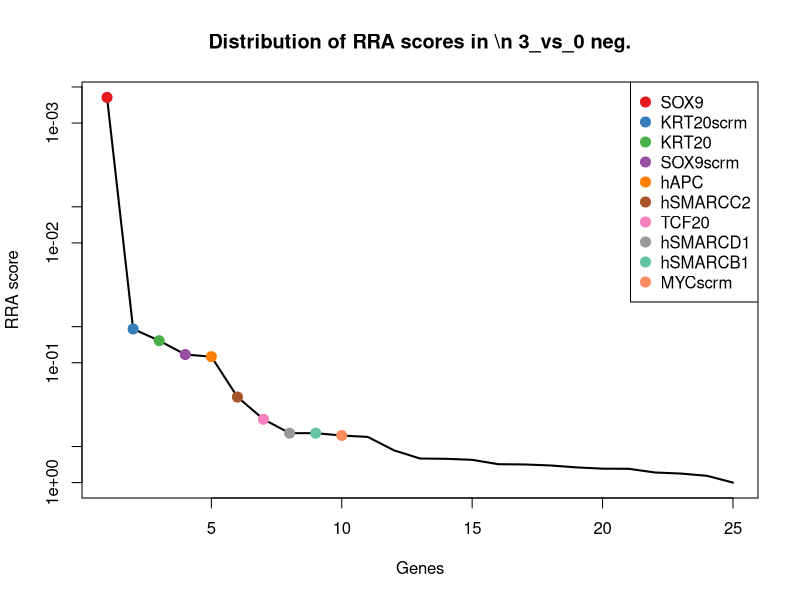
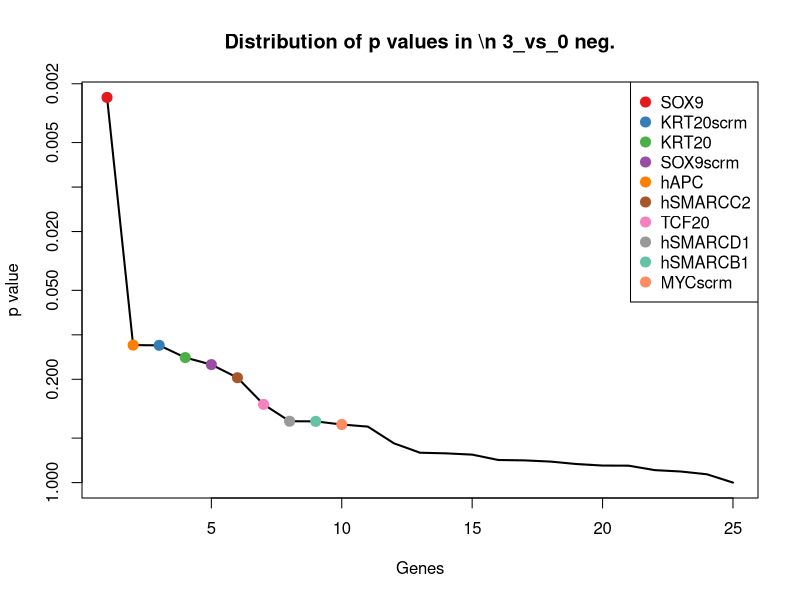
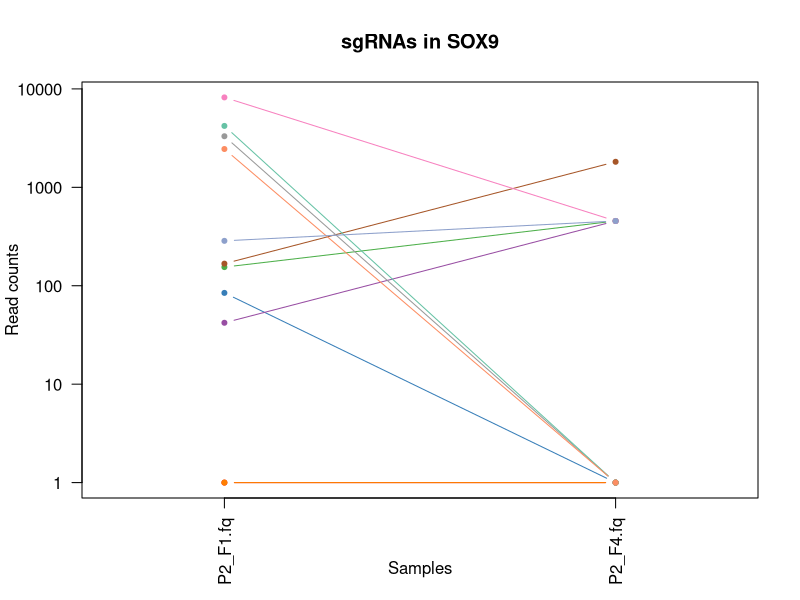
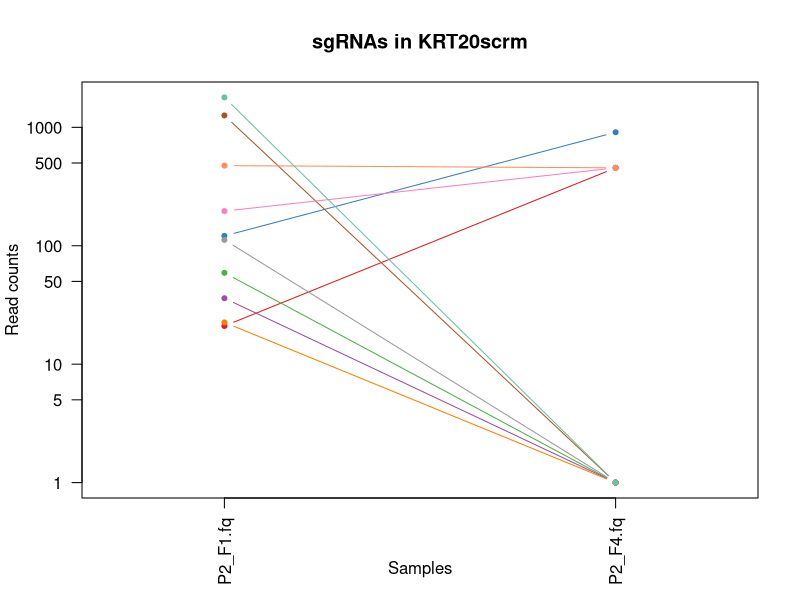
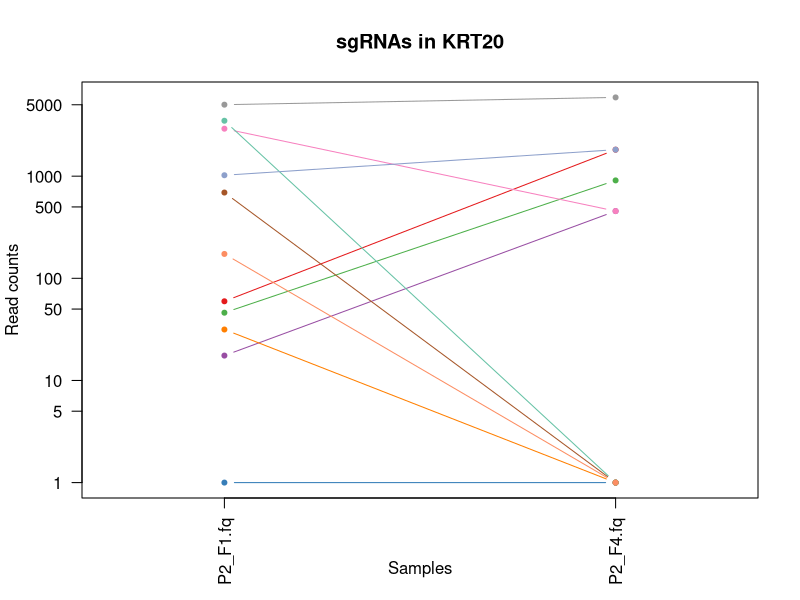
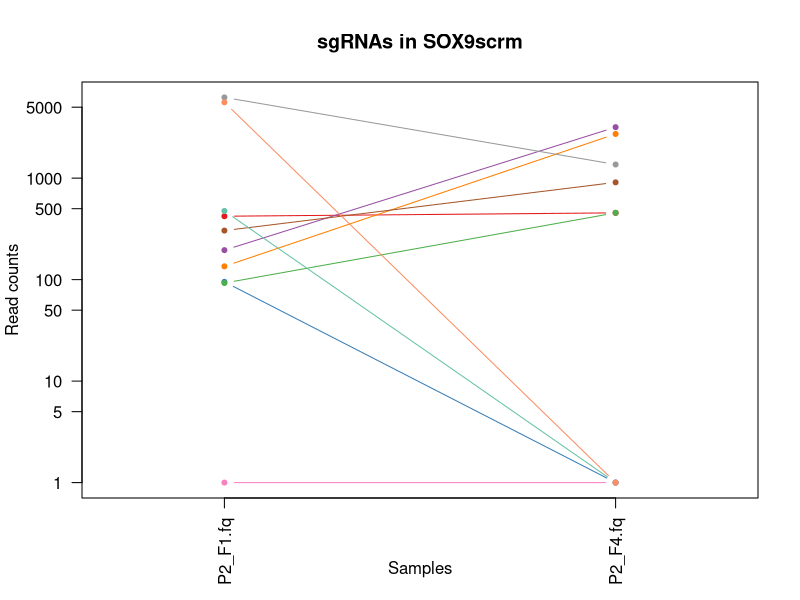
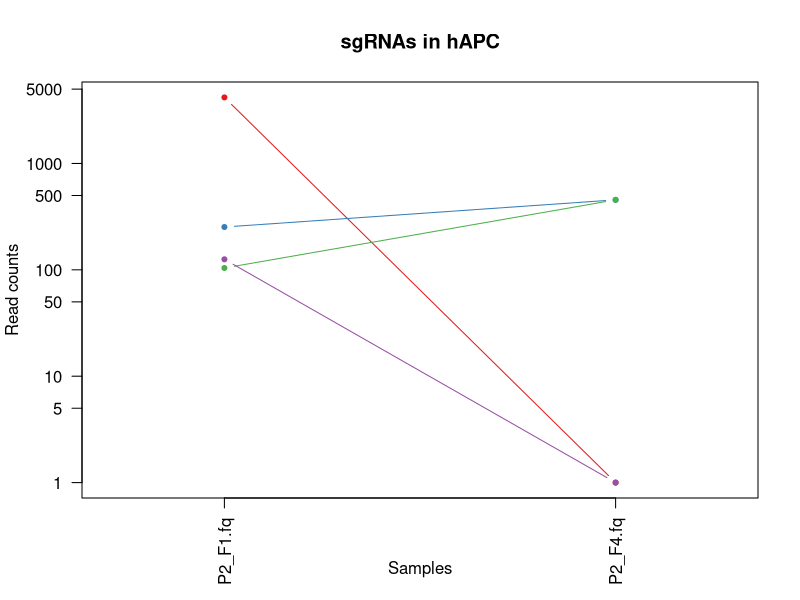
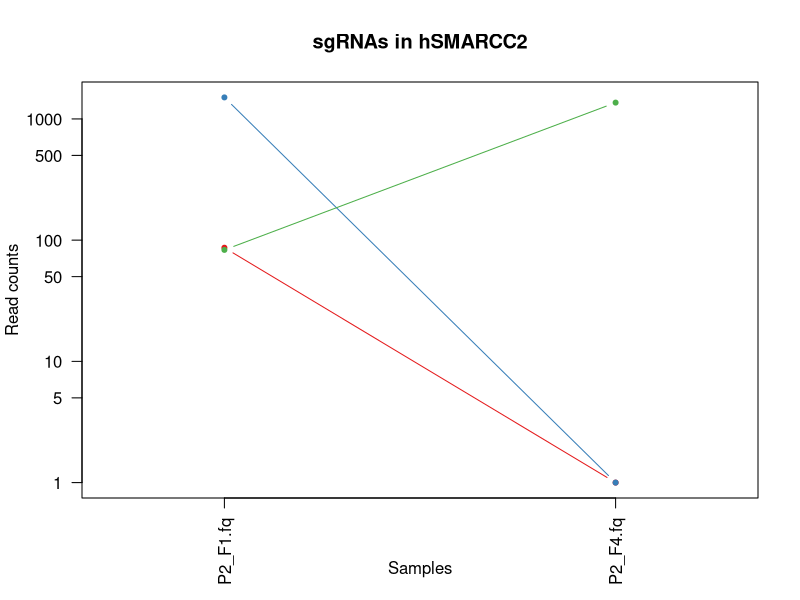

R code for these plots, in order: (Note: this script raises an error after producing the figures.)
pdf(file='P2_03_day3.pdf',width=4.5,height=4.5);
gstable=read.table('P2_03_day3.gene_summary.txt',header=T)
# 
#
# parameters
# Do not modify the variables beginning with "__"

# gstablename='__GENE_SUMMARY_FILE__'
startindex=3
# outputfile='__OUTPUT_FILE__'
targetgenelist=c("SOX9","KRT20scrm","KRT20","SOX9scrm","hAPC","hSMARCC2","TCF20","hSMARCD1","hSMARCB1","MYCscrm")
# samplelabel=sub('.\\w+.\\w+$','',colnames(gstable)[startindex]);
samplelabel='3_vs_0 neg.'


# You need to write some codes in front of this code:
# gstable=read.table(gstablename,header=T)
# pdf(file=outputfile,width=6,height=6)


# set up color using RColorBrewer
#library(RColorBrewer)
#colors <- brewer.pal(length(targetgenelist), "Set1")

colors=c( "#E41A1C", "#377EB8", "#4DAF4A", "#984EA3", "#FF7F00",  "#A65628", "#F781BF",
          "#999999", "#66C2A5", "#FC8D62", "#8DA0CB", "#E78AC3", "#A6D854", "#FFD92F", "#E5C494", "#B3B3B3", 
          "#8DD3C7", "#FFFFB3", "#BEBADA", "#FB8072", "#80B1D3", "#FDB462", "#B3DE69", "#FCCDE5",
          "#D9D9D9", "#BC80BD", "#CCEBC5", "#FFED6F")

######
# function definition

plotrankedvalues<-function(val, tglist, ...){
  
  plot(val,log='y',ylim=c(max(val),min(val)),type='l',lwd=2, ...)
  if(length(tglist)>0){
    for(i in 1:length(tglist)){
      targetgene=tglist[i];
      tx=which(names(val)==targetgene);ty=val[targetgene];
      points(tx,ty,col=colors[(i %% length(colors)) ],cex=2,pch=20)
      # text(tx+50,ty,targetgene,col=colors[i])
    }
    legend('topright',tglist,pch=20,pt.cex = 2,cex=1,col=colors)
  }
}



plotrandvalues<-function(val,targetgenelist, ...){
  # choose the one with the best distance distribution
  
  mindiffvalue=0;
  randval=val;
  for(i in 1:20){
    randval0=sample(val)
    vindex=sort(which(names(randval0) %in% targetgenelist))
    if(max(vindex)>0.9*length(val)){
      # print('pass...')
      next;
    }
    mindiffind=min(diff(vindex));
    if (mindiffind > mindiffvalue){
      mindiffvalue=mindiffind;
      randval=randval0;
      # print(paste('Diff: ',mindiffvalue))
    }
  }
  plot(randval,log='y',ylim=c(max(randval),min(randval)),pch=20,col='grey', ...)
  
  if(length(targetgenelist)>0){
    for(i in 1:length(targetgenelist)){
      targetgene=targetgenelist[i];
      tx=which(names(randval)==targetgene);ty=randval[targetgene];
      points(tx,ty,col=colors[(i %% length(colors)) ],cex=2,pch=20)
      text(tx+50,ty,targetgene,col=colors[i])
    }
  }
  
}




# set.seed(1235)



pvec=gstable[,startindex]
names(pvec)=gstable[,'id']
pvec=sort(pvec);

plotrankedvalues(pvec,targetgenelist,xlab='Genes',ylab='RRA score',main=paste('Distribution of RRA scores in \\n',samplelabel))

# plotrandvalues(pvec,targetgenelist,xlab='Genes',ylab='RRA score',main=paste('Distribution of RRA scores in \\n',samplelabel))


pvec=gstable[,startindex+1]
names(pvec)=gstable[,'id']
pvec=sort(pvec);

plotrankedvalues(pvec,targetgenelist,xlab='Genes',ylab='p value',main=paste('Distribution of p values in \\n',samplelabel))

# plotrandvalues(pvec,targetgenelist,xlab='Genes',ylab='p value',main=paste('Distribution of p values in \\n',samplelabel))



# you need to write after this code:
# dev.off()






# parameters
# Do not modify the variables beginning with "__"
targetmat=list(c(0.0,0.0),c(83.59205512282804,0.0),c(153.6692270820851,454.0326086956522),c(41.04520071899341,454.0326086956522),c(0.0,0.0),c(166.68355901737567,1816.1304347826087),c(8193.022504493709,454.0326086956522),c(3302.1364529658476,0.0),c(4204.630317555422,0.0),c(2449.1971599760336,0.0),c(284.81364889155185,454.0326086956522))
targetgene="SOX9"
collabel=c("P2_F1.fq","P2_F4.fq")

# set up color using RColorBrewer
#library(RColorBrewer)
#colors <- brewer.pal(length(targetgenelist), "Set1")

colors=c( "#E41A1C", "#377EB8", "#4DAF4A", "#984EA3", "#FF7F00",  "#A65628", "#F781BF",
          "#999999", "#66C2A5", "#FC8D62", "#8DA0CB", "#E78AC3", "#A6D854", "#FFD92F", "#E5C494", "#B3B3B3", 
          "#8DD3C7", "#FFFFB3", "#BEBADA", "#FB8072", "#80B1D3", "#FDB462", "#B3DE69", "#FCCDE5",
          "#D9D9D9", "#BC80BD", "#CCEBC5", "#FFED6F")


## code

targetmatvec=unlist(targetmat)+1
yrange=range(targetmatvec[targetmatvec>0]);
# yrange[1]=1; # set the minimum value to 1
for(i in 1:length(targetmat)){
  vali=targetmat[[i]]+1;
  if(i==1){
    plot(1:length(vali),vali,type='b',las=1,pch=20,main=paste('sgRNAs in',targetgene),ylab='Read counts',xlab='Samples',xlim=c(0.7,length(vali)+0.3),ylim = yrange,col=colors[(i %% length(colors))],xaxt='n',log='y')
    axis(1,at=1:length(vali),labels=(collabel),las=2)
    # lines(0:100,rep(1,101),col='black');
  }else{
    lines(1:length(vali),vali,type='b',pch=20,col=colors[(i %% length(colors))])
  }
}




# parameters
# Do not modify the variables beginning with "__"
targetmat=list(c(20.0220491312163,454.0326086956522),c(120.13229478729778,908.0652173913044),c(58.06394248052726,0.0),c(35.03858597962852,0.0),c(21.52370281605752,0.0),c(1259.3868903535051,0.0),c(195.2149790293589,454.0326086956522),c(111.12237267825046,0.0),c(1788.4695386458957,0.0),c(474.02201318154584,454.0326086956522))
targetgene="KRT20scrm"
collabel=c("P2_F1.fq","P2_F4.fq")

# set up color using RColorBrewer
#library(RColorBrewer)
#colors <- brewer.pal(length(targetgenelist), "Set1")

colors=c( "#E41A1C", "#377EB8", "#4DAF4A", "#984EA3", "#FF7F00",  "#A65628", "#F781BF",
          "#999999", "#66C2A5", "#FC8D62", "#8DA0CB", "#E78AC3", "#A6D854", "#FFD92F", "#E5C494", "#B3B3B3", 
          "#8DD3C7", "#FFFFB3", "#BEBADA", "#FB8072", "#80B1D3", "#FDB462", "#B3DE69", "#FCCDE5",
          "#D9D9D9", "#BC80BD", "#CCEBC5", "#FFED6F")


## code

targetmatvec=unlist(targetmat)+1
yrange=range(targetmatvec[targetmatvec>0]);
# yrange[1]=1; # set the minimum value to 1
for(i in 1:length(targetmat)){
  vali=targetmat[[i]]+1;
  if(i==1){
    plot(1:length(vali),vali,type='b',las=1,pch=20,main=paste('sgRNAs in',targetgene),ylab='Read counts',xlab='Samples',xlim=c(0.7,length(vali)+0.3),ylim = yrange,col=colors[(i %% length(colors))],xaxt='n',log='y')
    axis(1,at=1:length(vali),labels=(collabel),las=2)
    # lines(0:100,rep(1,101),col='black');
  }else{
    lines(1:length(vali),vali,type='b',pch=20,col=colors[(i %% length(colors))])
  }
}




# parameters
# Do not modify the variables beginning with "__"
targetmat=list(c(58.56449370880767,1816.1304347826087),c(0.0,0.0),c(45.04961054523667,908.0652173913044),c(16.518190533253446,454.0326086956522),c(30.533624925104853,0.0),c(690.2601437986818,0.0),c(2914.7098022768123,454.0326086956522),c(5010.017243858598,5902.423913043478),c(3486.839856201318,0.0),c(172.18962252846015,0.0),c(1020.1234032354704,1816.1304347826087))
targetgene="KRT20"
collabel=c("P2_F1.fq","P2_F4.fq")

# set up color using RColorBrewer
#library(RColorBrewer)
#colors <- brewer.pal(length(targetgenelist), "Set1")

colors=c( "#E41A1C", "#377EB8", "#4DAF4A", "#984EA3", "#FF7F00",  "#A65628", "#F781BF",
          "#999999", "#66C2A5", "#FC8D62", "#8DA0CB", "#E78AC3", "#A6D854", "#FFD92F", "#E5C494", "#B3B3B3", 
          "#8DD3C7", "#FFFFB3", "#BEBADA", "#FB8072", "#80B1D3", "#FDB462", "#B3DE69", "#FCCDE5",
          "#D9D9D9", "#BC80BD", "#CCEBC5", "#FFED6F")


## code

targetmatvec=unlist(targetmat)+1
yrange=range(targetmatvec[targetmatvec>0]);
# yrange[1]=1; # set the minimum value to 1
for(i in 1:length(targetmat)){
  vali=targetmat[[i]]+1;
  if(i==1){
    plot(1:length(vali),vali,type='b',las=1,pch=20,main=paste('sgRNAs in',targetgene),ylab='Read counts',xlab='Samples',xlim=c(0.7,length(vali)+0.3),ylim = yrange,col=colors[(i %% length(colors))],xaxt='n',log='y')
    axis(1,at=1:length(vali),labels=(collabel),las=2)
    # lines(0:100,rep(1,101),col='black');
  }else{
    lines(1:length(vali),vali,type='b',pch=20,col=colors[(i %% length(colors))])
  }
}




# parameters
# Do not modify the variables beginning with "__"
targetmat=list(c(420.46303175554226,454.0326086956522),c(94.1036309167166,0.0),c(91.60087477531457,454.0326086956522),c(194.21387657279809,3178.2282608695655),c(134.1477291791492,2724.195652173913),c(303.3340443379269,908.0652173913044),c(0.0,0.0),c(6245.878226482924,1362.0978260869565),c(474.02201318154584,0.0),c(5587.6533612941885,0.0))
targetgene="SOX9scrm"
collabel=c("P2_F1.fq","P2_F4.fq")

# set up color using RColorBrewer
#library(RColorBrewer)
#colors <- brewer.pal(length(targetgenelist), "Set1")

colors=c( "#E41A1C", "#377EB8", "#4DAF4A", "#984EA3", "#FF7F00",  "#A65628", "#F781BF",
          "#999999", "#66C2A5", "#FC8D62", "#8DA0CB", "#E78AC3", "#A6D854", "#FFD92F", "#E5C494", "#B3B3B3", 
          "#8DD3C7", "#FFFFB3", "#BEBADA", "#FB8072", "#80B1D3", "#FDB462", "#B3DE69", "#FCCDE5",
          "#D9D9D9", "#BC80BD", "#CCEBC5", "#FFED6F")


## code

targetmatvec=unlist(targetmat)+1
yrange=range(targetmatvec[targetmatvec>0]);
# yrange[1]=1; # set the minimum value to 1
for(i in 1:length(targetmat)){
  vali=targetmat[[i]]+1;
  if(i==1){
    plot(1:length(vali),vali,type='b',las=1,pch=20,main=paste('sgRNAs in',targetgene),ylab='Read counts',xlab='Samples',xlim=c(0.7,length(vali)+0.3),ylim = yrange,col=colors[(i %% length(colors))],xaxt='n',log='y')
    axis(1,at=1:length(vali),labels=(collabel),las=2)
    # lines(0:100,rep(1,101),col='black');
  }else{
    lines(1:length(vali),vali,type='b',pch=20,col=colors[(i %% length(colors))])
  }
}




# parameters
# Do not modify the variables beginning with "__"
targetmat=list(c(4177.600551228281,0.0),c(251.77726782504493,454.0326086956522),c(103.11355302576393,454.0326086956522),c(124.63725584182146,0.0))
targetgene="hAPC"
collabel=c("P2_F1.fq","P2_F4.fq")

# set up color using RColorBrewer
#library(RColorBrewer)
#colors <- brewer.pal(length(targetgenelist), "Set1")

colors=c( "#E41A1C", "#377EB8", "#4DAF4A", "#984EA3", "#FF7F00",  "#A65628", "#F781BF",
          "#999999", "#66C2A5", "#FC8D62", "#8DA0CB", "#E78AC3", "#A6D854", "#FFD92F", "#E5C494", "#B3B3B3", 
          "#8DD3C7", "#FFFFB3", "#BEBADA", "#FB8072", "#80B1D3", "#FDB462", "#B3DE69", "#FCCDE5",
          "#D9D9D9", "#BC80BD", "#CCEBC5", "#FFED6F")


## code

targetmatvec=unlist(targetmat)+1
yrange=range(targetmatvec[targetmatvec>0]);
# yrange[1]=1; # set the minimum value to 1
for(i in 1:length(targetmat)){
  vali=targetmat[[i]]+1;
  if(i==1){
    plot(1:length(vali),vali,type='b',las=1,pch=20,main=paste('sgRNAs in',targetgene),ylab='Read counts',xlab='Samples',xlim=c(0.7,length(vali)+0.3),ylim = yrange,col=colors[(i %% length(colors))],xaxt='n',log='y')
    axis(1,at=1:length(vali),labels=(collabel),las=2)
    # lines(0:100,rep(1,101),col='black');
  }else{
    lines(1:length(vali),vali,type='b',pch=20,col=colors[(i %% length(colors))])
  }
}




# parameters
# Do not modify the variables beginning with "__"
targetmat=list(c(85.59426003594967,0.0),c(1503.655889754344,0.0),c(82.09040143798681,1362.0978260869565))
targetgene="hSMARCC2"
collabel=c("P2_F1.fq","P2_F4.fq")

# set up color using RColorBrewer
#library(RColorBrewer)
#colors <- brewer.pal(length(targetgenelist), "Set1")

colors=c( "#E41A1C", "#377EB8", "#4DAF4A", "#984EA3", "#FF7F00",  "#A65628", "#F781BF",
          "#999999", "#66C2A5", "#FC8D62", "#8DA0CB", "#E78AC3", "#A6D854", "#FFD92F", "#E5C494", "#B3B3B3", 
          "#8DD3C7", "#FFFFB3", "#BEBADA", "#FB8072", "#80B1D3", "#FDB462", "#B3DE69", "#FCCDE5",
          "#D9D9D9", "#BC80BD", "#CCEBC5", "#FFED6F")


## code

targetmatvec=unlist(targetmat)+1
yrange=range(targetmatvec[targetmatvec>0]);
# yrange[1]=1; # set the minimum value to 1
for(i in 1:length(targetmat)){
  vali=targetmat[[i]]+1;
  if(i==1){
    plot(1:length(vali),vali,type='b',las=1,pch=20,main=paste('sgRNAs in',targetgene),ylab='Read counts',xlab='Samples',xlim=c(0.7,length(vali)+0.3),ylim = yrange,col=colors[(i %% length(colors))],xaxt='n',log='y')
    axis(1,at=1:length(vali),labels=(collabel),las=2)
    # lines(0:100,rep(1,101),col='black');
  }else{
    lines(1:length(vali),vali,type='b',pch=20,col=colors[(i %% length(colors))])
  }
}




# parameters
# Do not modify the variables beginning with "__"
targetmat=list(c(82.09040143798681,0.0),c(187.2061593768724,0.0))
targetgene="TCF20"
collabel=c("P2_F1.fq","P2_F4.fq")

# set up color using RColorBrewer
#library(RColorBrewer)
#colors <- brewer.pal(length(targetgenelist), "Set1")

colors=c( "#E41A1C", "#377EB8", "#4DAF4A", "#984EA3", "#FF7F00",  "#A65628", "#F781BF",
          "#999999", "#66C2A5", "#FC8D62", "#8DA0CB", "#E78AC3", "#A6D854", "#FFD92F", "#E5C494", "#B3B3B3", 
          "#8DD3C7", "#FFFFB3", "#BEBADA", "#FB8072", "#80B1D3", "#FDB462", "#B3DE69", "#FCCDE5",
          "#D9D9D9", "#BC80BD", "#CCEBC5", "#FFED6F")


## code

targetmatvec=unlist(targetmat)+1
yrange=range(targetmatvec[targetmatvec>0]);
# yrange[1]=1; # set the minimum value to 1
for(i in 1:length(targetmat)){
  vali=targetmat[[i]]+1;
  if(i==1){
    plot(1:length(vali),vali,type='b',las=1,pch=20,main=paste('sgRNAs in',targetgene),ylab='Read counts',xlab='Samples',xlim=c(0.7,length(vali)+0.3),ylim = yrange,col=colors[(i %% length(colors))],xaxt='n',log='y')
    axis(1,at=1:length(vali),labels=(collabel),las=2)
    # lines(0:100,rep(1,101),col='black');
  }else{
    lines(1:length(vali),vali,type='b',pch=20,col=colors[(i %% length(colors))])
  }
}




# parameters
# Do not modify the variables beginning with "__"
targetmat=list(c(634.1984062312762,0.0),c(63.069454763331336,0.0),c(91.60087477531457,908.0652173913044),c(94.1036309167166,0.0))
targetgene="hSMARCD1"
collabel=c("P2_F1.fq","P2_F4.fq")

# set up color using RColorBrewer
#library(RColorBrewer)
#colors <- brewer.pal(length(targetgenelist), "Set1")

colors=c( "#E41A1C", "#377EB8", "#4DAF4A", "#984EA3", "#FF7F00",  "#A65628", "#F781BF",
          "#999999", "#66C2A5", "#FC8D62", "#8DA0CB", "#E78AC3", "#A6D854", "#FFD92F", "#E5C494", "#B3B3B3", 
          "#8DD3C7", "#FFFFB3", "#BEBADA", "#FB8072", "#80B1D3", "#FDB462", "#B3DE69", "#FCCDE5",
          "#D9D9D9", "#BC80BD", "#CCEBC5", "#FFED6F")


## code

targetmatvec=unlist(targetmat)+1
yrange=range(targetmatvec[targetmatvec>0]);
# yrange[1]=1; # set the minimum value to 1
for(i in 1:length(targetmat)){
  vali=targetmat[[i]]+1;
  if(i==1){
    plot(1:length(vali),vali,type='b',las=1,pch=20,main=paste('sgRNAs in',targetgene),ylab='Read counts',xlab='Samples',xlim=c(0.7,length(vali)+0.3),ylim = yrange,col=colors[(i %% length(colors))],xaxt='n',log='y')
    axis(1,at=1:length(vali),labels=(collabel),las=2)
    # lines(0:100,rep(1,101),col='black');
  }else{
    lines(1:length(vali),vali,type='b',pch=20,col=colors[(i %% length(colors))])
  }
}




# parameters
# Do not modify the variables beginning with "__"
targetmat=list(c(39.54354703415219,0.0),c(63.069454763331336,0.0))
targetgene="hSMARCB1"
collabel=c("P2_F1.fq","P2_F4.fq")

# set up color using RColorBrewer
#library(RColorBrewer)
#colors <- brewer.pal(length(targetgenelist), "Set1")

colors=c( "#E41A1C", "#377EB8", "#4DAF4A", "#984EA3", "#FF7F00",  "#A65628", "#F781BF",
          "#999999", "#66C2A5", "#FC8D62", "#8DA0CB", "#E78AC3", "#A6D854", "#FFD92F", "#E5C494", "#B3B3B3", 
          "#8DD3C7", "#FFFFB3", "#BEBADA", "#FB8072", "#80B1D3", "#FDB462", "#B3DE69", "#FCCDE5",
          "#D9D9D9", "#BC80BD", "#CCEBC5", "#FFED6F")


## code

targetmatvec=unlist(targetmat)+1
yrange=range(targetmatvec[targetmatvec>0]);
# yrange[1]=1; # set the minimum value to 1
for(i in 1:length(targetmat)){
  vali=targetmat[[i]]+1;
  if(i==1){
    plot(1:length(vali),vali,type='b',las=1,pch=20,main=paste('sgRNAs in',targetgene),ylab='Read counts',xlab='Samples',xlim=c(0.7,length(vali)+0.3),ylim = yrange,col=colors[(i %% length(colors))],xaxt='n',log='y')
    axis(1,at=1:length(vali),labels=(collabel),las=2)
    # lines(0:100,rep(1,101),col='black');
  }else{
    lines(1:length(vali),vali,type='b',pch=20,col=colors[(i %% length(colors))])
  }
}




# parameters
# Do not modify the variables beginning with "__"
targetmat=list(c(718.2910125823847,454.0326086956522))
targetgene="MYCscrm"
collabel=c("P2_F1.fq","P2_F4.fq")

# set up color using RColorBrewer
#library(RColorBrewer)
#colors <- brewer.pal(length(targetgenelist), "Set1")

colors=c( "#E41A1C", "#377EB8", "#4DAF4A", "#984EA3", "#FF7F00",  "#A65628", "#F781BF",
          "#999999", "#66C2A5", "#FC8D62", "#8DA0CB", "#E78AC3", "#A6D854", "#FFD92F", "#E5C494", "#B3B3B3", 
          "#8DD3C7", "#FFFFB3", "#BEBADA", "#FB8072", "#80B1D3", "#FDB462", "#B3DE69", "#FCCDE5",
          "#D9D9D9", "#BC80BD", "#CCEBC5", "#FFED6F")


## code

targetmatvec=unlist(targetmat)+1
yrange=range(targetmatvec[targetmatvec>0]);
# yrange[1]=1; # set the minimum value to 1
for(i in 1:length(targetmat)){
  vali=targetmat[[i]]+1;
  if(i==1){
    plot(1:length(vali),vali,type='b',las=1,pch=20,main=paste('sgRNAs in',targetgene),ylab='Read counts',xlab='Samples',xlim=c(0.7,length(vali)+0.3),ylim = yrange,col=colors[(i %% length(colors))],xaxt='n',log='y')
    axis(1,at=1:length(vali),labels=(collabel),las=2)
    # lines(0:100,rep(1,101),col='black');
  }else{
    lines(1:length(vali),vali,type='b',pch=20,col=colors[(i %% length(colors))])
  }
}



# 
#
# parameters
# Do not modify the variables beginning with "__"

# gstablename='__GENE_SUMMARY_FILE__'
startindex=9
# outputfile='__OUTPUT_FILE__'
targetgenelist=c("GFP","hSATB1","GFPscrm","mKatescrm","KRT20","hSMARCC1","LGR5","hSMARCA4","MYC","hSATB2")
# samplelabel=sub('.\\w+.\\w+$','',colnames(gstable)[startindex]);
samplelabel='3_vs_0 pos.'


# You need to write some codes in front of this code:
# gstable=read.table(gstablename,header=T)
# pdf(file=outputfile,width=6,height=6)


# set up color using RColorBrewer
#library(RColorBrewer)
#colors <- brewer.pal(length(targetgenelist), "Set1")

colors=c( "#E41A1C", "#377EB8", "#4DAF4A", "#984EA3", "#FF7F00",  "#A65628", "#F781BF",
          "#999999", "#66C2A5", "#FC8D62", "#8DA0CB", "#E78AC3", "#A6D854", "#FFD92F", "#E5C494", "#B3B3B3", 
          "#8DD3C7", "#FFFFB3", "#BEBADA", "#FB8072", "#80B1D3", "#FDB462", "#B3DE69", "#FCCDE5",
          "#D9D9D9", "#BC80BD", "#CCEBC5", "#FFED6F")

######
# function definition

plotrankedvalues<-function(val, tglist, ...){
  
  plot(val,log='y',ylim=c(max(val),min(val)),type='l',lwd=2, ...)
  if(length(tglist)>0){
    for(i in 1:length(tglist)){
      targetgene=tglist[i];
      tx=which(names(val)==targetgene);ty=val[targetgene];
      points(tx,ty,col=colors[(i %% length(colors)) ],cex=2,pch=20)
      # text(tx+50,ty,targetgene,col=colors[i])
    }
    legend('topright',tglist,pch=20,pt.cex = 2,cex=1,col=colors)
  }
}



plotrandvalues<-function(val,targetgenelist, ...){
  # choose the one with the best distance distribution
  
  mindiffvalue=0;
  randval=val;
  for(i in 1:20){
    randval0=sample(val)
    vindex=sort(which(names(randval0) %in% targetgenelist))
    if(max(vindex)>0.9*length(val)){
      # print('pass...')
      next;
    }
    mindiffind=min(diff(vindex));
    if (mindiffind > mindiffvalue){
      mindiffvalue=mindiffind;
      randval=randval0;
      # print(paste('Diff: ',mindiffvalue))
    }
  }
  plot(randval,log='y',ylim=c(max(randval),min(randval)),pch=20,col='grey', ...)
  
  if(length(targetgenelist)>0){
    for(i in 1:length(targetgenelist)){
      targetgene=targetgenelist[i];
      tx=which(names(randval)==targetgene);ty=randval[targetgene];
      points(tx,ty,col=colors[(i %% length(colors)) ],cex=2,pch=20)
      text(tx+50,ty,targetgene,col=colors[i])
    }
  }
  
}




# set.seed(1235)



pvec=gstable[,startindex]
names(pvec)=gstable[,'id']
pvec=sort(pvec);

plotrankedvalues(pvec,targetgenelist,xlab='Genes',ylab='RRA score',main=paste('Distribution of RRA scores in \\n',samplelabel))

# plotrandvalues(pvec,targetgenelist,xlab='Genes',ylab='RRA score',main=paste('Distribution of RRA scores in \\n',samplelabel))


pvec=gstable[,startindex+1]
names(pvec)=gstable[,'id']
pvec=sort(pvec);

plotrankedvalues(pvec,targetgenelist,xlab='Genes',ylab='p value',main=paste('Distribution of p values in \\n',samplelabel))

# plotrandvalues(pvec,targetgenelist,xlab='Genes',ylab='p value',main=paste('Distribution of p values in \\n',samplelabel))



# you need to write after this code:
# dev.off()






# parameters
# Do not modify the variables beginning with "__"
targetmat=list(c(72.07937687237867,454.0326086956522),c(146.66150988615937,0.0),c(36.03968843618934,454.0326086956522),c(86.09481126423007,1362.0978260869565),c(11.012127022168963,454.0326086956522),c(0.0,0.0),c(32.035278609946076,908.0652173913044),c(0.0,0.0),c(28.531420011983222,908.0652173913044),c(58.56449370880767,454.0326086956522),c(112.12347513481126,2270.163043478261),c(86.59536249251049,908.0652173913044))
targetgene="GFP"
collabel=c("P2_F1.fq","P2_F4.fq")

# set up color using RColorBrewer
#library(RColorBrewer)
#colors <- brewer.pal(length(targetgenelist), "Set1")

colors=c( "#E41A1C", "#377EB8", "#4DAF4A", "#984EA3", "#FF7F00",  "#A65628", "#F781BF",
          "#999999", "#66C2A5", "#FC8D62", "#8DA0CB", "#E78AC3", "#A6D854", "#FFD92F", "#E5C494", "#B3B3B3", 
          "#8DD3C7", "#FFFFB3", "#BEBADA", "#FB8072", "#80B1D3", "#FDB462", "#B3DE69", "#FCCDE5",
          "#D9D9D9", "#BC80BD", "#CCEBC5", "#FFED6F")


## code

targetmatvec=unlist(targetmat)+1
yrange=range(targetmatvec[targetmatvec>0]);
# yrange[1]=1; # set the minimum value to 1
for(i in 1:length(targetmat)){
  vali=targetmat[[i]]+1;
  if(i==1){
    plot(1:length(vali),vali,type='b',las=1,pch=20,main=paste('sgRNAs in',targetgene),ylab='Read counts',xlab='Samples',xlim=c(0.7,length(vali)+0.3),ylim = yrange,col=colors[(i %% length(colors))],xaxt='n',log='y')
    axis(1,at=1:length(vali),labels=(collabel),las=2)
    # lines(0:100,rep(1,101),col='black');
  }else{
    lines(1:length(vali),vali,type='b',pch=20,col=colors[(i %% length(colors))])
  }
}




# parameters
# Do not modify the variables beginning with "__"
targetmat=list(c(26.028663870581187,0.0),c(65.07165967645297,2270.163043478261),c(28.531420011983222,0.0))
targetgene="hSATB1"
collabel=c("P2_F1.fq","P2_F4.fq")

# set up color using RColorBrewer
#library(RColorBrewer)
#colors <- brewer.pal(length(targetgenelist), "Set1")

colors=c( "#E41A1C", "#377EB8", "#4DAF4A", "#984EA3", "#FF7F00",  "#A65628", "#F781BF",
          "#999999", "#66C2A5", "#FC8D62", "#8DA0CB", "#E78AC3", "#A6D854", "#FFD92F", "#E5C494", "#B3B3B3", 
          "#8DD3C7", "#FFFFB3", "#BEBADA", "#FB8072", "#80B1D3", "#FDB462", "#B3DE69", "#FCCDE5",
          "#D9D9D9", "#BC80BD", "#CCEBC5", "#FFED6F")


## code

targetmatvec=unlist(targetmat)+1
yrange=range(targetmatvec[targetmatvec>0]);
# yrange[1]=1; # set the minimum value to 1
for(i in 1:length(targetmat)){
  vali=targetmat[[i]]+1;
  if(i==1){
    plot(1:length(vali),vali,type='b',las=1,pch=20,main=paste('sgRNAs in',targetgene),ylab='Read counts',xlab='Samples',xlim=c(0.7,length(vali)+0.3),ylim = yrange,col=colors[(i %% length(colors))],xaxt='n',log='y')
    axis(1,at=1:length(vali),labels=(collabel),las=2)
    # lines(0:100,rep(1,101),col='black');
  }else{
    lines(1:length(vali),vali,type='b',pch=20,col=colors[(i %% length(colors))])
  }
}




# parameters
# Do not modify the variables beginning with "__"
targetmat=list(c(235.7596285200719,0.0),c(47.0518154583583,0.0),c(159.17529059316956,454.0326086956522),c(81.089298981426,0.0),c(69.07606950269623,454.0326086956522),c(31.03417615338526,454.0326086956522),c(61.56780107849011,454.0326086956522),c(47.552366686638706,454.0326086956522),c(34.037483523067706,454.0326086956522),c(66.57331336129418,908.0652173913044))
targetgene="GFPscrm"
collabel=c("P2_F1.fq","P2_F4.fq")

# set up color using RColorBrewer
#library(RColorBrewer)
#colors <- brewer.pal(length(targetgenelist), "Set1")

colors=c( "#E41A1C", "#377EB8", "#4DAF4A", "#984EA3", "#FF7F00",  "#A65628", "#F781BF",
          "#999999", "#66C2A5", "#FC8D62", "#8DA0CB", "#E78AC3", "#A6D854", "#FFD92F", "#E5C494", "#B3B3B3", 
          "#8DD3C7", "#FFFFB3", "#BEBADA", "#FB8072", "#80B1D3", "#FDB462", "#B3DE69", "#FCCDE5",
          "#D9D9D9", "#BC80BD", "#CCEBC5", "#FFED6F")


## code

targetmatvec=unlist(targetmat)+1
yrange=range(targetmatvec[targetmatvec>0]);
# yrange[1]=1; # set the minimum value to 1
for(i in 1:length(targetmat)){
  vali=targetmat[[i]]+1;
  if(i==1){
    plot(1:length(vali),vali,type='b',las=1,pch=20,main=paste('sgRNAs in',targetgene),ylab='Read counts',xlab='Samples',xlim=c(0.7,length(vali)+0.3),ylim = yrange,col=colors[(i %% length(colors))],xaxt='n',log='y')
    axis(1,at=1:length(vali),labels=(collabel),las=2)
    # lines(0:100,rep(1,101),col='black');
  }else{
    lines(1:length(vali),vali,type='b',pch=20,col=colors[(i %% length(colors))])
  }
}




# parameters
# Do not modify the variables beginning with "__"
targetmat=list(c(65.07165967645297,0.0),c(16.518190533253446,454.0326086956522),c(110.62182144997004,0.0),c(236.76073097663271,908.0652173913044),c(56.56228879568604,0.0),c(25.027561414020372,454.0326086956522),c(16.518190533253446,0.0),c(29.532522468544038,0.0),c(51.05622528460156,908.0652173913044),c(32.035278609946076,454.0326086956522))
targetgene="mKatescrm"
collabel=c("P2_F1.fq","P2_F4.fq")

# set up color using RColorBrewer
#library(RColorBrewer)
#colors <- brewer.pal(length(targetgenelist), "Set1")

colors=c( "#E41A1C", "#377EB8", "#4DAF4A", "#984EA3", "#FF7F00",  "#A65628", "#F781BF",
          "#999999", "#66C2A5", "#FC8D62", "#8DA0CB", "#E78AC3", "#A6D854", "#FFD92F", "#E5C494", "#B3B3B3", 
          "#8DD3C7", "#FFFFB3", "#BEBADA", "#FB8072", "#80B1D3", "#FDB462", "#B3DE69", "#FCCDE5",
          "#D9D9D9", "#BC80BD", "#CCEBC5", "#FFED6F")


## code

targetmatvec=unlist(targetmat)+1
yrange=range(targetmatvec[targetmatvec>0]);
# yrange[1]=1; # set the minimum value to 1
for(i in 1:length(targetmat)){
  vali=targetmat[[i]]+1;
  if(i==1){
    plot(1:length(vali),vali,type='b',las=1,pch=20,main=paste('sgRNAs in',targetgene),ylab='Read counts',xlab='Samples',xlim=c(0.7,length(vali)+0.3),ylim = yrange,col=colors[(i %% length(colors))],xaxt='n',log='y')
    axis(1,at=1:length(vali),labels=(collabel),las=2)
    # lines(0:100,rep(1,101),col='black');
  }else{
    lines(1:length(vali),vali,type='b',pch=20,col=colors[(i %% length(colors))])
  }
}




# parameters
# Do not modify the variables beginning with "__"
targetmat=list(c(58.56449370880767,1816.1304347826087),c(0.0,0.0),c(45.04961054523667,908.0652173913044),c(16.518190533253446,454.0326086956522),c(30.533624925104853,0.0),c(690.2601437986818,0.0),c(2914.7098022768123,454.0326086956522),c(5010.017243858598,5902.423913043478),c(3486.839856201318,0.0),c(172.18962252846015,0.0),c(1020.1234032354704,1816.1304347826087))
targetgene="KRT20"
collabel=c("P2_F1.fq","P2_F4.fq")

# set up color using RColorBrewer
#library(RColorBrewer)
#colors <- brewer.pal(length(targetgenelist), "Set1")

colors=c( "#E41A1C", "#377EB8", "#4DAF4A", "#984EA3", "#FF7F00",  "#A65628", "#F781BF",
          "#999999", "#66C2A5", "#FC8D62", "#8DA0CB", "#E78AC3", "#A6D854", "#FFD92F", "#E5C494", "#B3B3B3", 
          "#8DD3C7", "#FFFFB3", "#BEBADA", "#FB8072", "#80B1D3", "#FDB462", "#B3DE69", "#FCCDE5",
          "#D9D9D9", "#BC80BD", "#CCEBC5", "#FFED6F")


## code

targetmatvec=unlist(targetmat)+1
yrange=range(targetmatvec[targetmatvec>0]);
# yrange[1]=1; # set the minimum value to 1
for(i in 1:length(targetmat)){
  vali=targetmat[[i]]+1;
  if(i==1){
    plot(1:length(vali),vali,type='b',las=1,pch=20,main=paste('sgRNAs in',targetgene),ylab='Read counts',xlab='Samples',xlim=c(0.7,length(vali)+0.3),ylim = yrange,col=colors[(i %% length(colors))],xaxt='n',log='y')
    axis(1,at=1:length(vali),labels=(collabel),las=2)
    # lines(0:100,rep(1,101),col='black');
  }else{
    lines(1:length(vali),vali,type='b',pch=20,col=colors[(i %% length(colors))])
  }
}




# parameters
# Do not modify the variables beginning with "__"
targetmat=list(c(297.8279808268424,454.0326086956522),c(413.9558657878969,1816.1304347826087),c(176.1940323547034,1816.1304347826087))
targetgene="hSMARCC1"
collabel=c("P2_F1.fq","P2_F4.fq")

# set up color using RColorBrewer
#library(RColorBrewer)
#colors <- brewer.pal(length(targetgenelist), "Set1")

colors=c( "#E41A1C", "#377EB8", "#4DAF4A", "#984EA3", "#FF7F00",  "#A65628", "#F781BF",
          "#999999", "#66C2A5", "#FC8D62", "#8DA0CB", "#E78AC3", "#A6D854", "#FFD92F", "#E5C494", "#B3B3B3", 
          "#8DD3C7", "#FFFFB3", "#BEBADA", "#FB8072", "#80B1D3", "#FDB462", "#B3DE69", "#FCCDE5",
          "#D9D9D9", "#BC80BD", "#CCEBC5", "#FFED6F")


## code

targetmatvec=unlist(targetmat)+1
yrange=range(targetmatvec[targetmatvec>0]);
# yrange[1]=1; # set the minimum value to 1
for(i in 1:length(targetmat)){
  vali=targetmat[[i]]+1;
  if(i==1){
    plot(1:length(vali),vali,type='b',las=1,pch=20,main=paste('sgRNAs in',targetgene),ylab='Read counts',xlab='Samples',xlim=c(0.7,length(vali)+0.3),ylim = yrange,col=colors[(i %% length(colors))],xaxt='n',log='y')
    axis(1,at=1:length(vali),labels=(collabel),las=2)
    # lines(0:100,rep(1,101),col='black');
  }else{
    lines(1:length(vali),vali,type='b',pch=20,col=colors[(i %% length(colors))])
  }
}




# parameters
# Do not modify the variables beginning with "__"
targetmat=list(c(2046.2534212103055,3632.2608695652175),c(29.03197124026363,0.0),c(100.11024565608149,454.0326086956522),c(172.69017375674056,0.0),c(236.2601797483523,0.0),c(74.5821330137807,0.0),c(94.1036309167166,0.0),c(34.538034751348114,908.0652173913044),c(2401.1442420611143,3632.2608695652175),c(418.4608268424206,908.0652173913044))
targetgene="LGR5"
collabel=c("P2_F1.fq","P2_F4.fq")

# set up color using RColorBrewer
#library(RColorBrewer)
#colors <- brewer.pal(length(targetgenelist), "Set1")

colors=c( "#E41A1C", "#377EB8", "#4DAF4A", "#984EA3", "#FF7F00",  "#A65628", "#F781BF",
          "#999999", "#66C2A5", "#FC8D62", "#8DA0CB", "#E78AC3", "#A6D854", "#FFD92F", "#E5C494", "#B3B3B3", 
          "#8DD3C7", "#FFFFB3", "#BEBADA", "#FB8072", "#80B1D3", "#FDB462", "#B3DE69", "#FCCDE5",
          "#D9D9D9", "#BC80BD", "#CCEBC5", "#FFED6F")


## code

targetmatvec=unlist(targetmat)+1
yrange=range(targetmatvec[targetmatvec>0]);
# yrange[1]=1; # set the minimum value to 1
for(i in 1:length(targetmat)){
  vali=targetmat[[i]]+1;
  if(i==1){
    plot(1:length(vali),vali,type='b',las=1,pch=20,main=paste('sgRNAs in',targetgene),ylab='Read counts',xlab='Samples',xlim=c(0.7,length(vali)+0.3),ylim = yrange,col=colors[(i %% length(colors))],xaxt='n',log='y')
    axis(1,at=1:length(vali),labels=(collabel),las=2)
    # lines(0:100,rep(1,101),col='black');
  }else{
    lines(1:length(vali),vali,type='b',pch=20,col=colors[(i %% length(colors))])
  }
}




# parameters
# Do not modify the variables beginning with "__"
targetmat=list(c(112.12347513481126,908.0652173913044),c(43.04740563211504,454.0326086956522),c(16.017639304973038,0.0))
targetgene="hSMARCA4"
collabel=c("P2_F1.fq","P2_F4.fq")

# set up color using RColorBrewer
#library(RColorBrewer)
#colors <- brewer.pal(length(targetgenelist), "Set1")

colors=c( "#E41A1C", "#377EB8", "#4DAF4A", "#984EA3", "#FF7F00",  "#A65628", "#F781BF",
          "#999999", "#66C2A5", "#FC8D62", "#8DA0CB", "#E78AC3", "#A6D854", "#FFD92F", "#E5C494", "#B3B3B3", 
          "#8DD3C7", "#FFFFB3", "#BEBADA", "#FB8072", "#80B1D3", "#FDB462", "#B3DE69", "#FCCDE5",
          "#D9D9D9", "#BC80BD", "#CCEBC5", "#FFED6F")


## code

targetmatvec=unlist(targetmat)+1
yrange=range(targetmatvec[targetmatvec>0]);
# yrange[1]=1; # set the minimum value to 1
for(i in 1:length(targetmat)){
  vali=targetmat[[i]]+1;
  if(i==1){
    plot(1:length(vali),vali,type='b',las=1,pch=20,main=paste('sgRNAs in',targetgene),ylab='Read counts',xlab='Samples',xlim=c(0.7,length(vali)+0.3),ylim = yrange,col=colors[(i %% length(colors))],xaxt='n',log='y')
    axis(1,at=1:length(vali),labels=(collabel),las=2)
    # lines(0:100,rep(1,101),col='black');
  }else{
    lines(1:length(vali),vali,type='b',pch=20,col=colors[(i %% length(colors))])
  }
}




# parameters
# Do not modify the variables beginning with "__"
targetmat=list(c(789.8698382264829,908.0652173913044),c(245.27010185739965,0.0),c(49.55457159976034,908.0652173913044),c(35.53913720790893,0.0),c(111.12237267825046,908.0652173913044))
targetgene="MYC"
collabel=c("P2_F1.fq","P2_F4.fq")

# set up color using RColorBrewer
#library(RColorBrewer)
#colors <- brewer.pal(length(targetgenelist), "Set1")

colors=c( "#E41A1C", "#377EB8", "#4DAF4A", "#984EA3", "#FF7F00",  "#A65628", "#F781BF",
          "#999999", "#66C2A5", "#FC8D62", "#8DA0CB", "#E78AC3", "#A6D854", "#FFD92F", "#E5C494", "#B3B3B3", 
          "#8DD3C7", "#FFFFB3", "#BEBADA", "#FB8072", "#80B1D3", "#FDB462", "#B3DE69", "#FCCDE5",
          "#D9D9D9", "#BC80BD", "#CCEBC5", "#FFED6F")


## code

targetmatvec=unlist(targetmat)+1
yrange=range(targetmatvec[targetmatvec>0]);
# yrange[1]=1; # set the minimum value to 1
for(i in 1:length(targetmat)){
  vali=targetmat[[i]]+1;
  if(i==1){
    plot(1:length(vali),vali,type='b',las=1,pch=20,main=paste('sgRNAs in',targetgene),ylab='Read counts',xlab='Samples',xlim=c(0.7,length(vali)+0.3),ylim = yrange,col=colors[(i %% length(colors))],xaxt='n',log='y')
    axis(1,at=1:length(vali),labels=(collabel),las=2)
    # lines(0:100,rep(1,101),col='black');
  }else{
    lines(1:length(vali),vali,type='b',pch=20,col=colors[(i %% length(colors))])
  }
}




# parameters
# Do not modify the variables beginning with "__"
targetmat=list(c(61.067249850209706,1362.0978260869565),c(73.08047932893949,454.0326086956522),c(25.52811264230078,0.0))
targetgene="hSATB2"
collabel=c("P2_F1.fq","P2_F4.fq")

# set up color using RColorBrewer
#library(RColorBrewer)
#colors <- brewer.pal(length(targetgenelist), "Set1")

colors=c( "#E41A1C", "#377EB8", "#4DAF4A", "#984EA3", "#FF7F00",  "#A65628", "#F781BF",
          "#999999", "#66C2A5", "#FC8D62", "#8DA0CB", "#E78AC3", "#A6D854", "#FFD92F", "#E5C494", "#B3B3B3", 
          "#8DD3C7", "#FFFFB3", "#BEBADA", "#FB8072", "#80B1D3", "#FDB462", "#B3DE69", "#FCCDE5",
          "#D9D9D9", "#BC80BD", "#CCEBC5", "#FFED6F")


## code

targetmatvec=unlist(targetmat)+1
yrange=range(targetmatvec[targetmatvec>0]);
# yrange[1]=1; # set the minimum value to 1
for(i in 1:length(targetmat)){
  vali=targetmat[[i]]+1;
  if(i==1){
    plot(1:length(vali),vali,type='b',las=1,pch=20,main=paste('sgRNAs in',targetgene),ylab='Read counts',xlab='Samples',xlim=c(0.7,length(vali)+0.3),ylim = yrange,col=colors[(i %% length(colors))],xaxt='n',log='y')
    axis(1,at=1:length(vali),labels=(collabel),las=2)
    # lines(0:100,rep(1,101),col='black');
  }else{
    lines(1:length(vali),vali,type='b',pch=20,col=colors[(i %% length(colors))])
  }
}



dev.off()
Sweave("P2_03_day3_summary.Rnw");
library(tools);

texi2dvi("P2_03_day3_summary.tex",pdf=TRUE);
